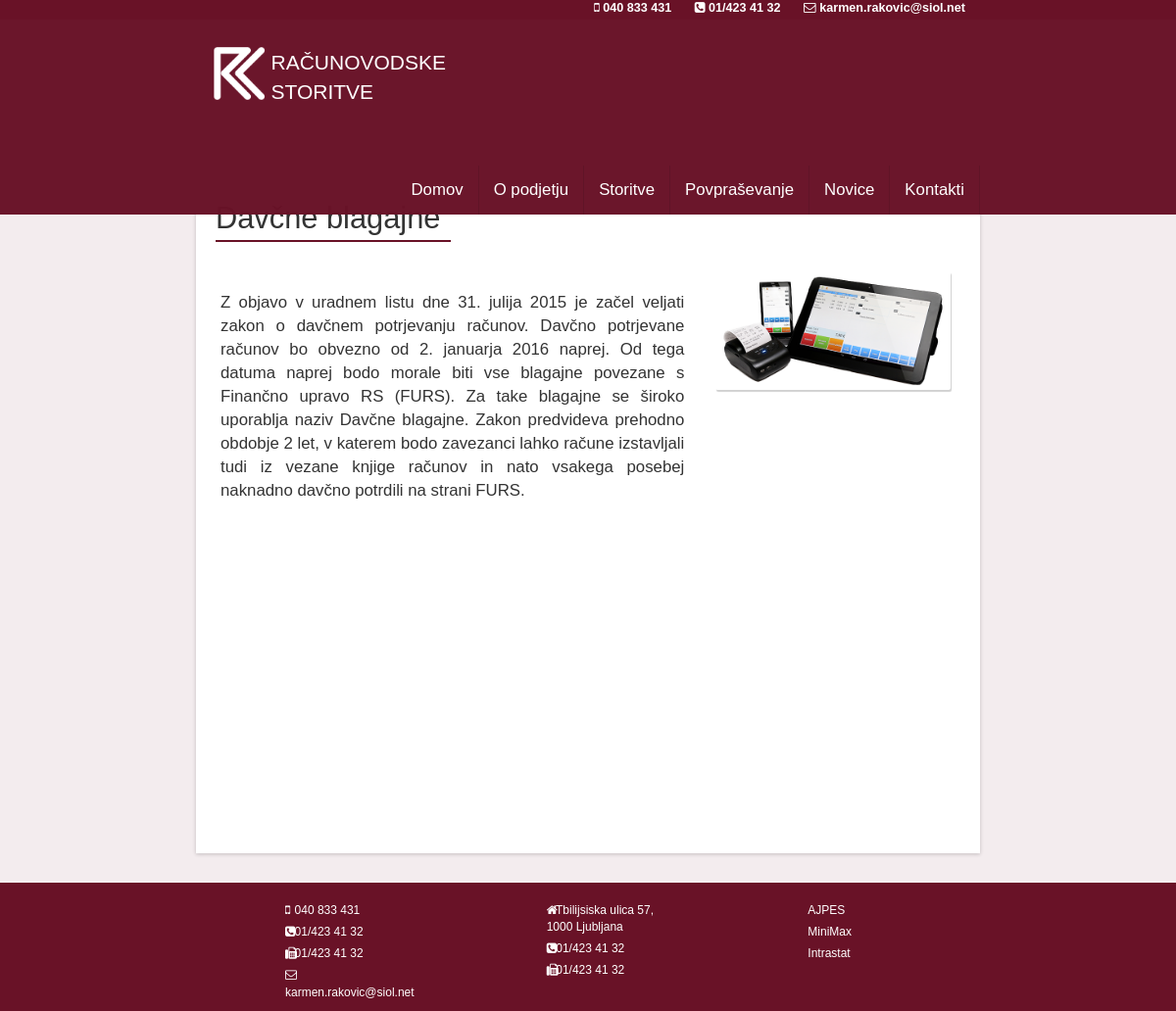
The page /novica/1/ on the database its author committed.
### rkWebApp/models.py (models this page shows)
class Novica(models.Model):
    title = models.CharField(max_length=60)
    creation_date = models.DateField()
    short_description = models.CharField(max_length=300)
    text = models.TextField()
    image = models.ImageField(upload_to='images/')

### rkWebApp/views.py (the view)
# urls.py: url(r'^novica/(?P<id>\d+)/$', views.novica, name='home'),
def novica(request, id):
    novica = Novica.objects.get(pk=id)
    return render_to_response('novica.html', locals(), context_instance=RequestContext(request))

### templates/novica.html
{% extends "main.html" %}
{% block head_content %}
    <link type="text/css" rel="stylesheet" href="{{STATIC_URL}}css/novica.css">
{% endblock %}
{% block main_content %}
    <div class="row bottom-content-container1">
        <div class="col-lg-2 col-md-2 visible-lg visible-md"></div>
        <div class="col-lg-8 col-md-8 col-sm-12 col-xs-12">
              <div class=" row bottom-content-box">
                  <div class="bottom-content-box-title">
                        {{ novica.title }}
                  </div>
                  <div class="col-lg-8 col-md-8 col-sm-12 col-xs-12">
                      <div class="row bottom-content-box-text">
                        {{ novica.text }}
                      </div>
                  </div>
                  <div class="col-lg-4 col-md-4 visible-lg visible-md">
                      <div class="row">
                          <img class="animated fadeIn bottom-content-box-img" src="{{MEDIA_URL}}{{ novica.image }}" alt="slika1" height="auto" width="90%" />
                      </div>
                  </div>
              </div>
        </div>
        <div class="col-lg-2 col-md-2 visible-lg visible-md"></div>
    </div>
{% endblock %}

### static/css/main-style.css (style rules this page uses)
body { font-family: 'Ubuntu', sans-serif; background: rgba(105,18,39,.08); }

### static/css/novica.css (style rules this page uses)
.bottom-content-container1 { padding-top: 150px; min-height:880px; }
.bottom-content-box { padding-top: 30px; min-height:700px; -webkit-box-shadow: 0px 1px 4px rgba(0,0,0,0.2); -moz-box-shadow: 0px 1px 4px rgba(0,0,0,0.2); box-shadow: 0px 1px 4px rgba(0,0,0,0.2); background-color: #ffffff; }
.bottom-content-box-title { font-size: 2.2em; width: 30%; border-bottom: 2px solid rgba(105,18,39,1); margin-left: 20px; }
.bottom-content-box-text { padding-top: 50px; font-size: 1.2em; margin-right: 20px; margin-left: 10px; text-align: justify; }
.bottom-content-box-img { float: right; margin-top: 30px; margin-right: 30px; border-radius: 2px; -webkit-border-radius: 2px; -moz-border-radius: 2px; -webkit-box-shadow: 1px 2px 1px #d1d1d1; -moz-box-shadow: 1px 2px 1px #d1d1d1; box-shadow: 1px 2px 1px #d1d1d1; }

### rows shown on the page
Novica: title "Davčne blagajne", text "Z objavo v uradnem listu dne 31. julija 2015 je začel veljati zakon o davčnem potrjevanju računov. Davčno potrjevane računov bo obvezno od 2. januarja 2016 naprej. Od tega datuma naprej bodo morale biti vse blagajne povezane s Finančno upravo RS (FURS). Za take blagajne se široko uporablja naziv Davčne blagajne. Zakon predvideva prehodno obdobje 2 let, v katerem bodo zavezanci lahko račune izstavljali tudi iz vezane knjige računov in nato vsakega posebej naknadno davčno potrdili na strani FURS.", image (picture)
